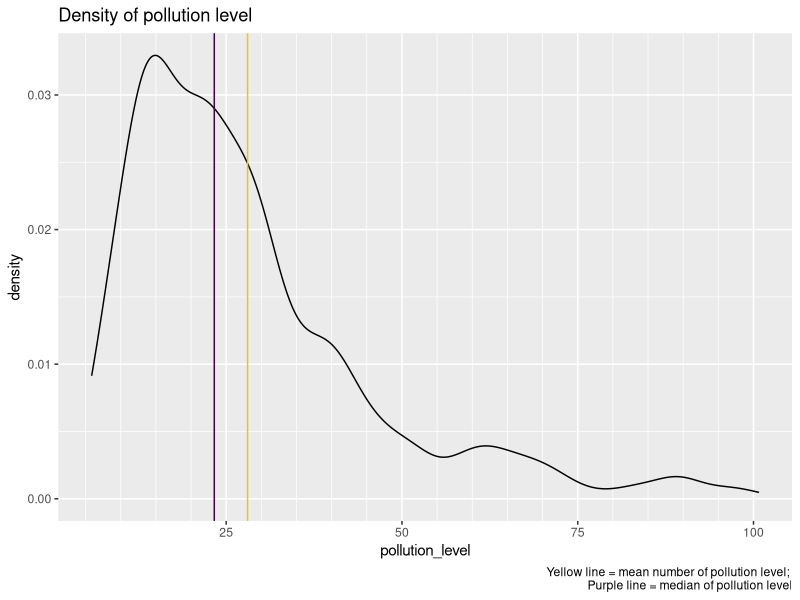
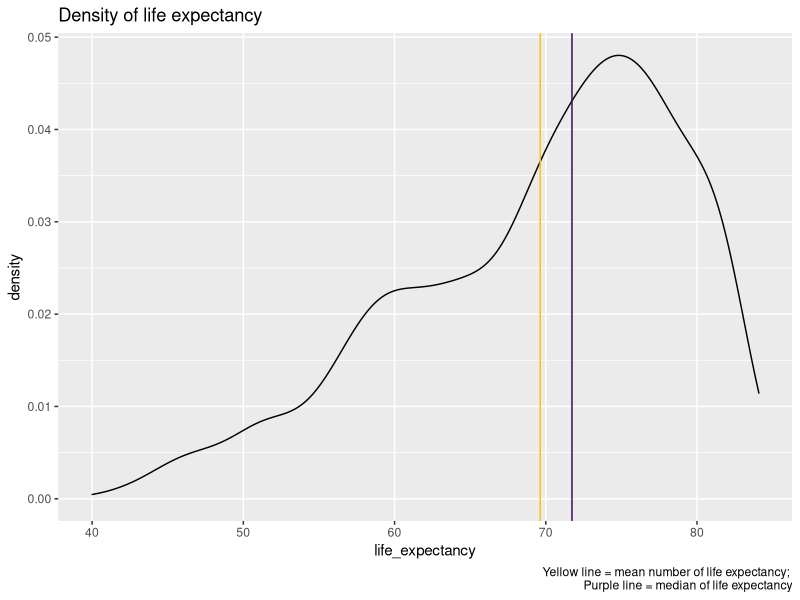
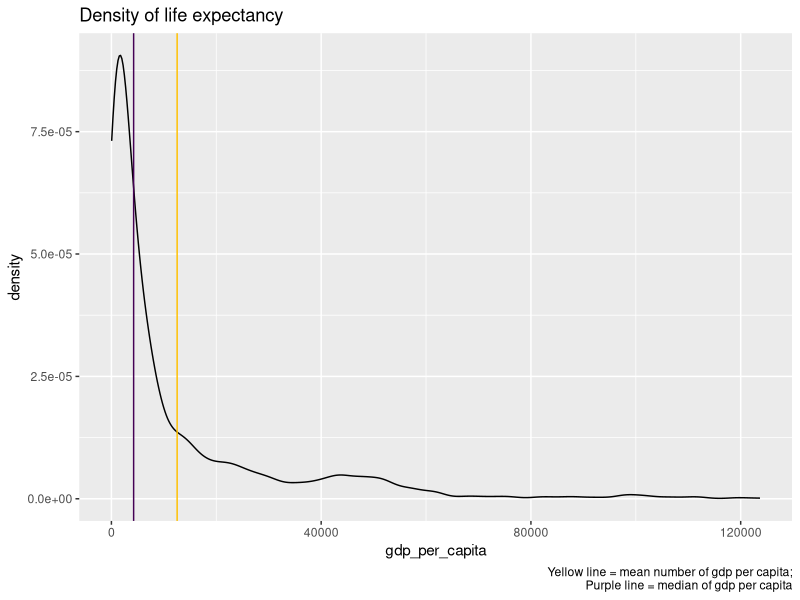
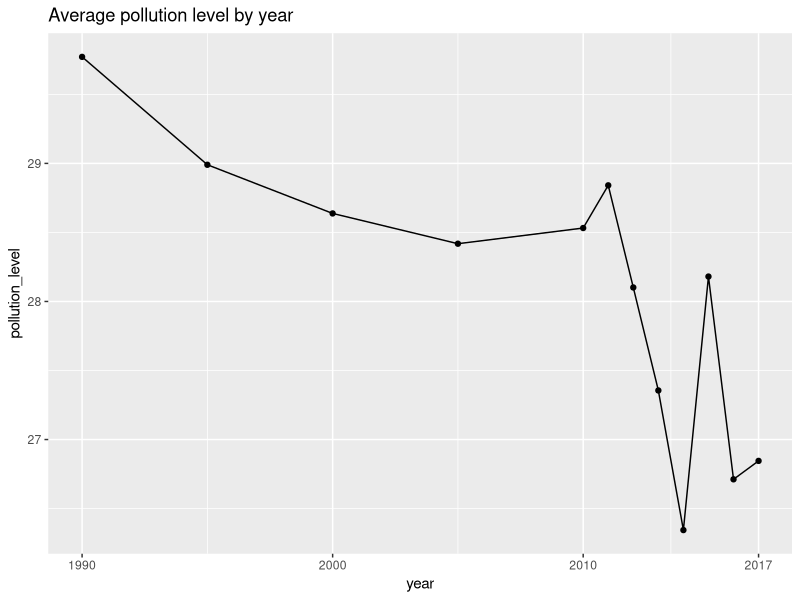
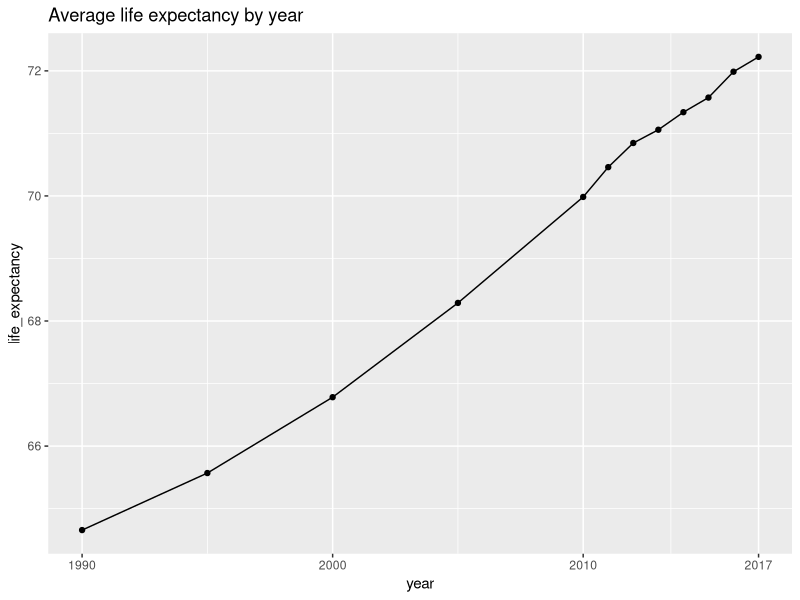
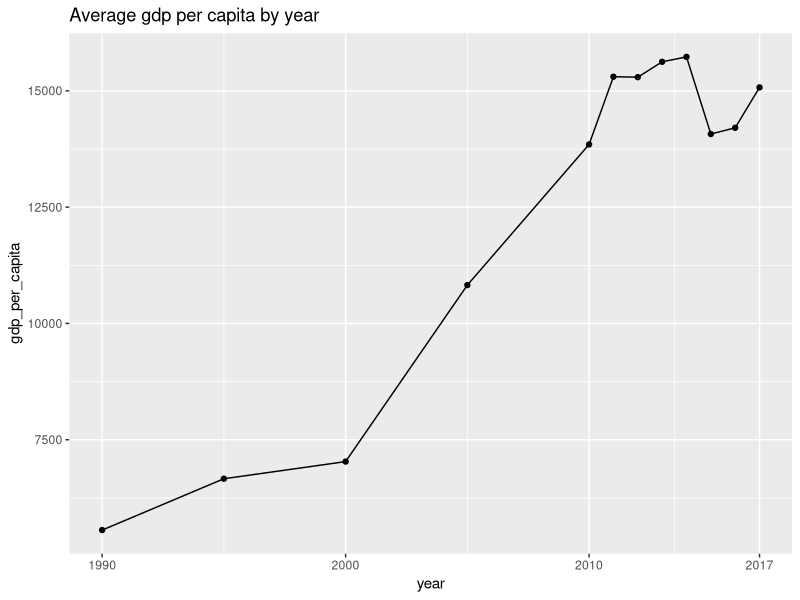
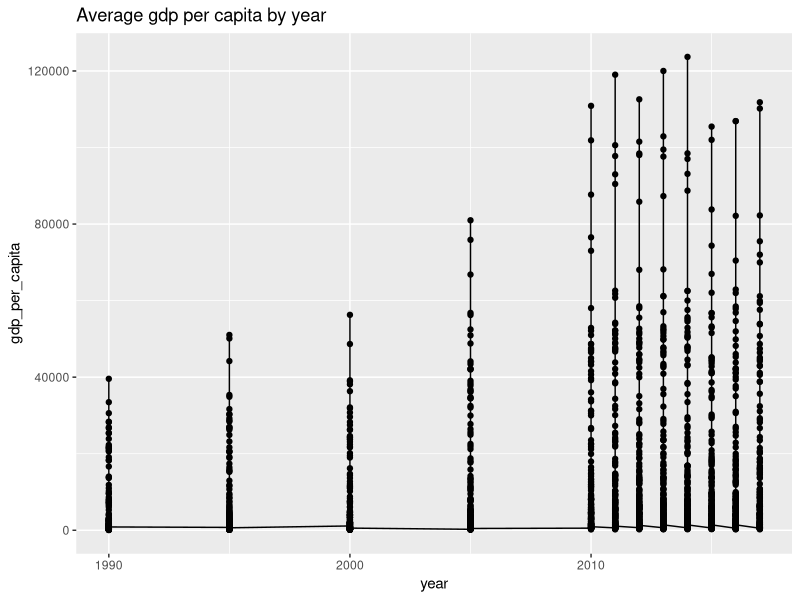

The R script that drew these images, in order:
## ---- chunk 1
library(tidyverse)
library(readxl)
library(reshape2)
## ---- chunk 2
# Read data from csv files
life_expectancy <- read.csv("./life_expectancy.csv")
air_pollution <- read.csv("./air_pollution.csv")
gdp_per_capita <- read.csv("./gdp_per_capita.csv")

# Modify data, removing unnecessary variables, and uniforming variable names
air_pollution <- air_pollution %>%
  rename(pollution_level = PM2.5.air.pollution..mean.annual.exposure..micrograms.per.cubic.meter.,
         country_name = Entity,
         country_code = Code,
         year = Year) %>%
  mutate(year = as.numeric(year), pollution_level = as.numeric(pollution_level))

life_expectancy <- life_expectancy %>%
  select(-Series.Name, -Series.Code) %>%
  rename(country_name = Country.Name, 
         country_code = Country.Code) %>%
  melt(id.vars = c("country_name", "country_code"), variable.name = "year") %>%
  rename(life_expectancy = value) %>%
  mutate(year = as.numeric(str_sub(year, 2, 5)), life_expectancy = as.numeric(life_expectancy))

gdp_per_capita <- gdp_per_capita %>%
  select(-Indicator.Name, -Indicator.Code) %>%
  rename(country_name = Country.Name, 
         country_code = Country.Code) %>%
  melt(id.vars = c("country_name", "country_code"), variable.name = "year") %>%
  rename(gdp_per_capita = value) %>%
  mutate(year = as.numeric(str_sub(year, 2, 5)))
## ---- chunk 3
# Merge to one data frame
country_data <- merge(air_pollution, life_expectancy)
country_data <- merge(country_data, gdp_per_capita)

# Clean the data, removing NA entries
country_data_clean <- country_data %>%
  mutate(life_expectancy = ifelse(life_expectancy != "..", life_expectancy, NA)) %>%
  filter(!is.na(life_expectancy), !is.na(gdp_per_capita), !is.na(pollution_level)) 
## ---- chunk 4
country_data_clean %>%
  summarise("Mean pollution level" = mean(pollution_level),
            "Median pollution level" = median(pollution_level),
            "Mean life expectancy" = mean(life_expectancy), 
            "Median life expectancy" = median(life_expectancy),
            "Min pollution level" = min(pollution_level),
            "Max pollution level" = max(pollution_level))
## ---- chunk 5

# Density graphs
country_data_clean %>%
  ggplot() +
  aes(x = pollution_level) + 
  geom_density() + 
  geom_vline(xintercept = mean(country_data_clean$pollution_level), color="#ffc000") +
  geom_vline(xintercept = median(country_data_clean$pollution_level), color="#440154FF") +
  labs(title = "Density of pollution level",
       caption = "Yellow line = mean number of pollution level; 
                  Purple line = median of pollution level") + 
  scale_x_continuous(minor_breaks = seq(0, 100, 5))

country_data_clean %>%
  ggplot() +
  aes(x = life_expectancy) + 
  geom_density() + 
  geom_vline(xintercept = mean(country_data_clean$life_expectancy), color="#ffc000") +
  geom_vline(xintercept = median(country_data_clean$life_expectancy), color="#440154FF") +
  labs(title = "Density of life expectancy",
       caption = "Yellow line = mean number of life expectancy; 
                  Purple line = median of life expectancy") + 
  scale_x_continuous(minor_breaks = seq(30, 100, 10))

country_data_clean %>%
  ggplot() +
  aes(x = gdp_per_capita) + 
  geom_density() + 
  geom_vline(xintercept = mean(country_data_clean$gdp_per_capita), color="#ffc000") +
  geom_vline(xintercept = median(country_data_clean$gdp_per_capita), color="#440154FF") +
  labs(title = "Density of life expectancy",
       caption = "Yellow line = mean number of gdp per capita;
                  Purple line = median of gdp per capita")
## ---- chunk 6
avg_by_year <- country_data_clean %>%
  group_by(year) %>%
  summarise(year = year, pollution_level = mean(pollution_level), life_expectancy = mean(life_expectancy), gdp_per_capita = mean(gdp_per_capita), .groups = 'drop') %>%
  distinct(.keep_all = TRUE)

avg_by_year %>%
  ggplot() +
  aes(x = year, y = pollution_level) +
  geom_line() + 
  geom_point() +
  labs(title = "Average pollution level by year") + 
  scale_x_continuous(breaks= c(1990, 2000, 2010, 2017))

avg_by_year %>%
  ggplot() +
  aes(x = year, y = life_expectancy) +
  geom_line() + 
  geom_point() +
  labs(title = "Average life expectancy by year") + 
  scale_x_continuous(breaks= c(1990, 2000, 2010, 2017))

avg_by_year %>%
  ggplot() +
  aes(x = year, y = gdp_per_capita) +
  geom_line() + 
  geom_point() +
  labs(title = "Average gdp per capita by year") + 
  scale_x_continuous(breaks= c(1990, 2000, 2010, 2017))

## ---- chunk 7
country_data_clean %>%
  ggplot() +
  aes(x = year, y = gdp_per_capita) +
  geom_line() + 
  geom_point() +
  labs(title = "Average gdp per capita by year")
